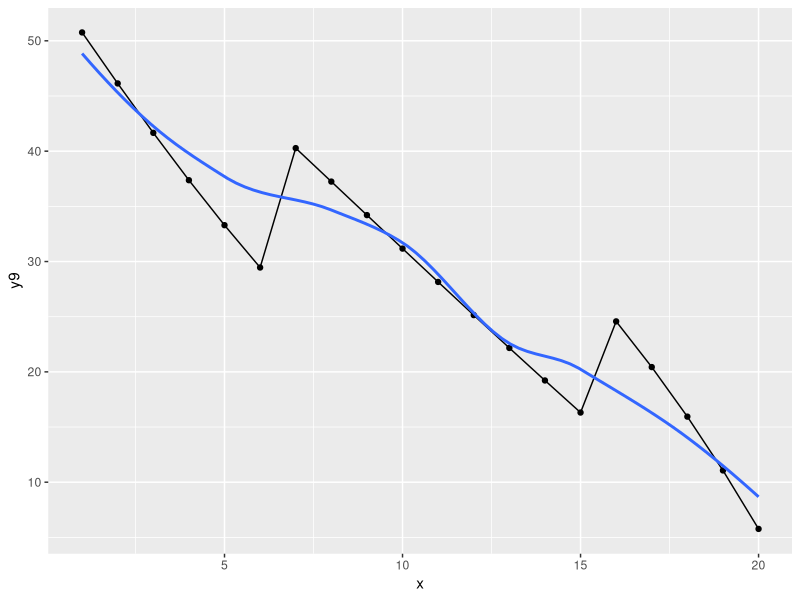
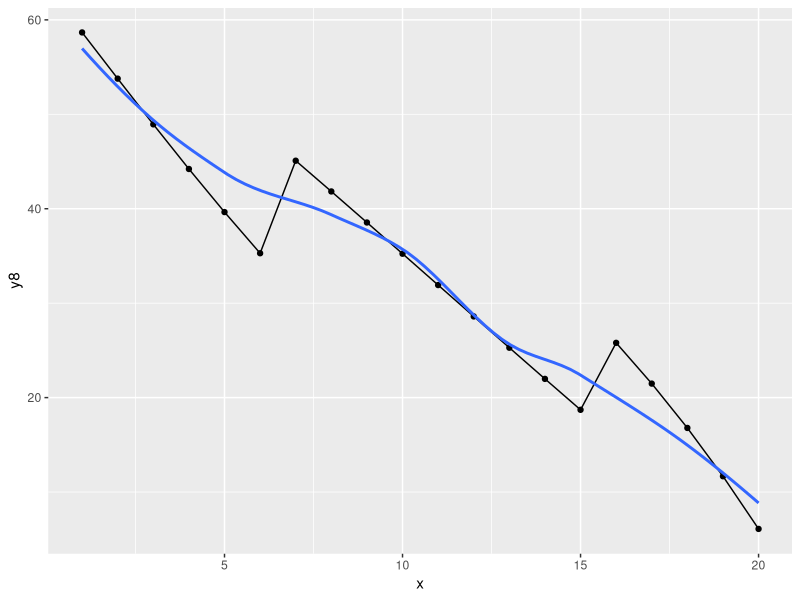
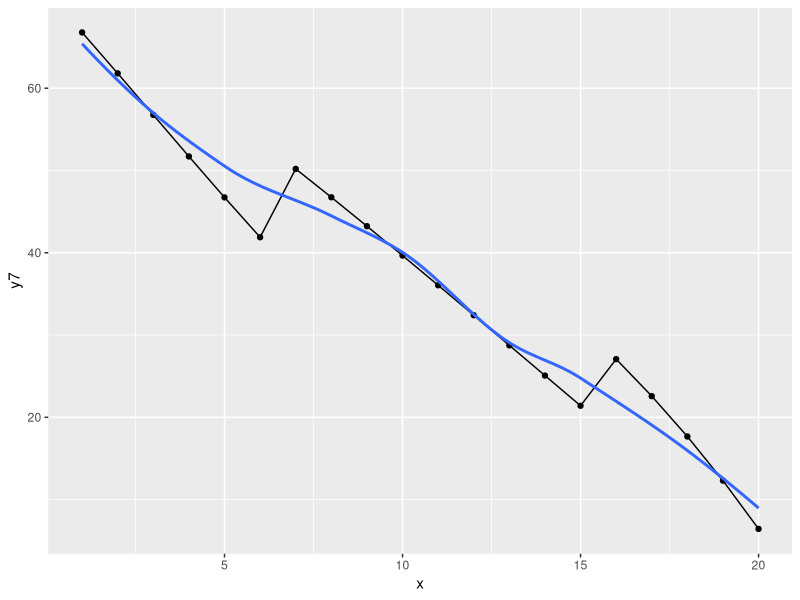
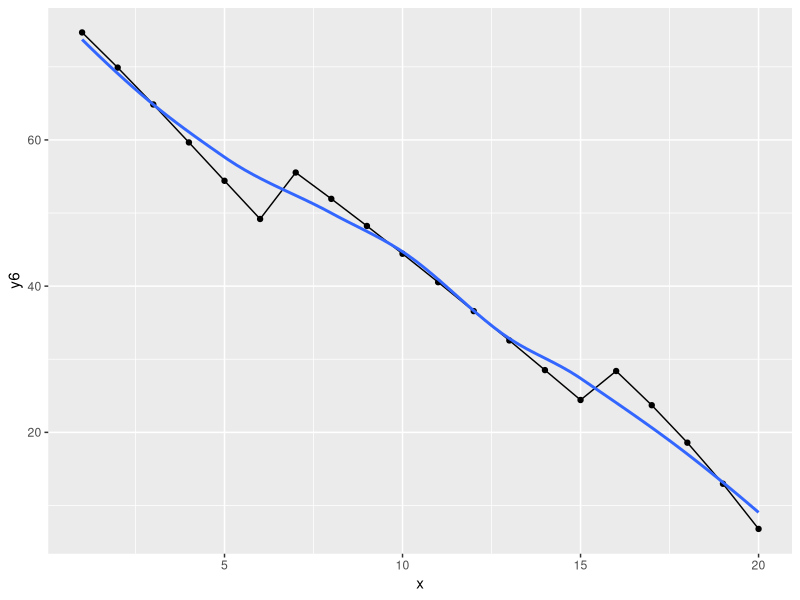
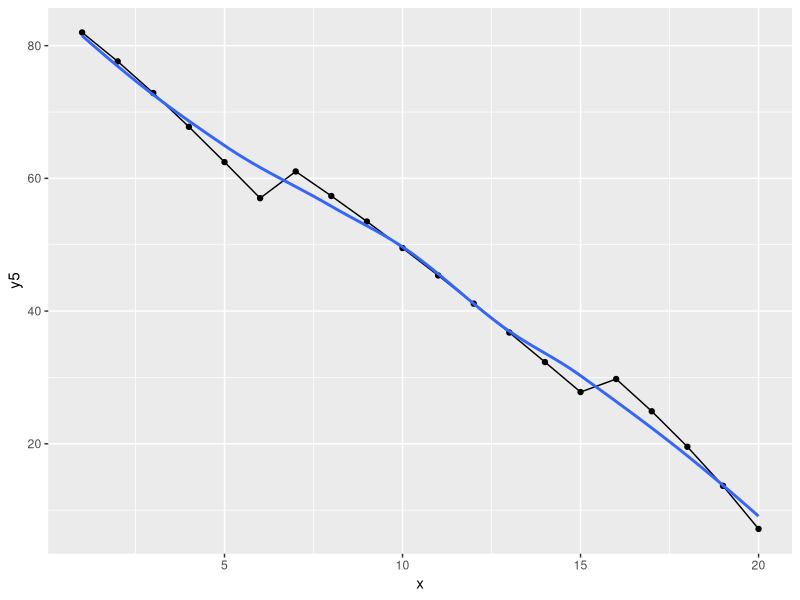
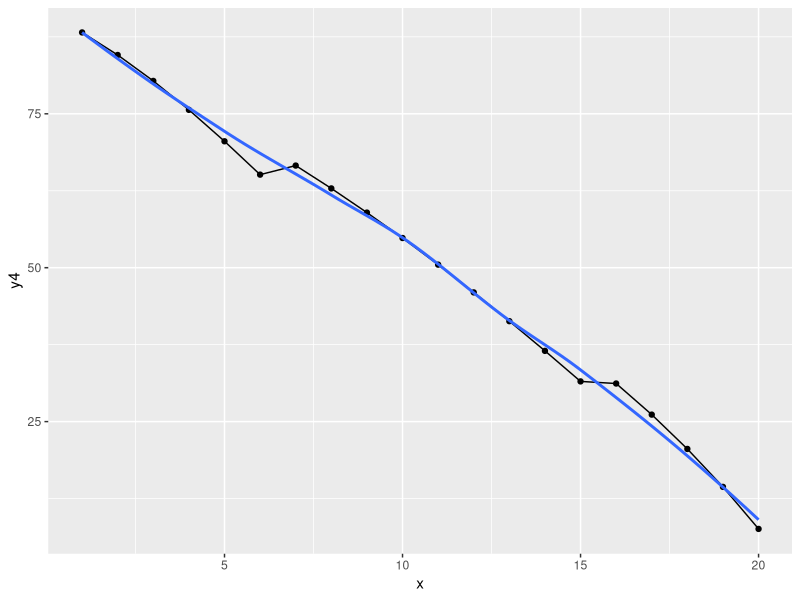
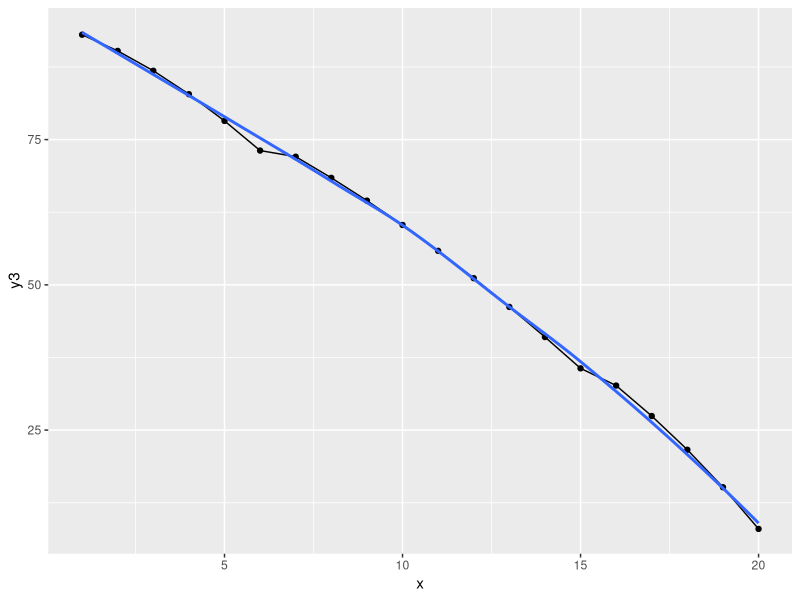
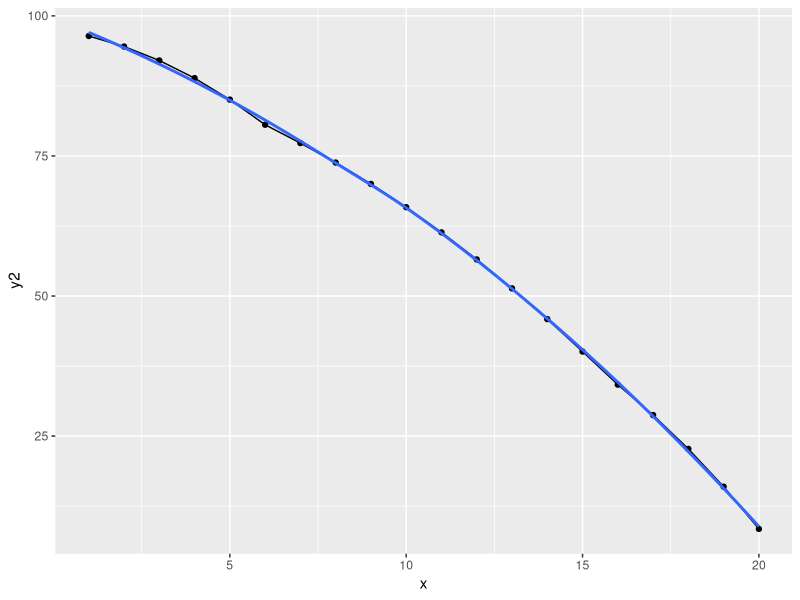

The R source for these figures, in order:
y9<-c(50.75997292,46.13835509,41.66120717,37.36900723,33.29321575,29.45670919,
     40.27610347,37.24340828,34.20609614,31.1721503,28.1493245,25.14509744,22.16663287,
     19.2207453,16.3138714,24.57559649,20.43422974,15.94381538,11.0687119,5.769018836)
x<-c(1:20)

library(ggplot2)

df<-data.frame(x=x, y=y9)

qplot(data=df,
      x=x,
      y=y9,
      geom=c("line", "point"))+
  geom_smooth(se=F)
stat_smooth(method = "loess")
after9wicket = predict(loess(y9~x), x)

y8<-c(58.67130802,53.77837544,48.93818377,44.21075004,39.64678238,35.28720248,
      45.08663313,41.83069092,38.54398886,35.23614956,31.91671598,28.59507833,
      25.28040703,21.98159202,18.70718887,25.79830909,21.48123804,16.7855878,11.6711982,
      6.092936388
)

df<-data.frame(x=x, y=y8)

qplot(data=df,
      x=x,
      y=y8,
      geom=c("line", "point"))+
  geom_smooth(se=F)
stat_smooth(method = "loess")
after8wicket = predict(loess(y8~x), x)

y7<-c(66.78154232,61.80675572,56.75555318,51.70619021,46.72982974,41.8884828,50.19576329,
      46.74532799,43.23022595,39.66144847,36.05017404,32.40766324,28.74515823,25.07378798,
      21.40448028,27.07030588,22.57392506,17.66696524,12.30415532,6.43441265)

df<-data.frame(x=x, y=y7)

qplot(data=df,
      x=x,
      y=y7,
      geom=c("line", "point"))+
  geom_smooth(se=F)
stat_smooth(method = "loess")
after7wicket = predict(loess(y7~x), x)


y6<-c(74.70396306,69.89468597,64.85017123,59.65947696,54.41057615,49.18616975,
      55.54252887,51.94088479,48.23242675,44.42886278,40.54250395,36.5861287,
      32.57284704,28.51596698,24.4288652,28.39228459,23.71338342,18.58925748,
      12.96885486,6.794325529)

df<-data.frame(x=x, y=y6)

qplot(data=df,
      x=x,
      y=y6,
      geom=c("line", "point"))+
  geom_smooth(se=F)
stat_smooth(method = "loess")
after6wicket = predict(loess(y6~x), x)

y5<-c(81.99172484,77.62563595,72.85661134,67.76920928,62.45719044,57.01733827,
      61.04280028,57.34887269,53.49796528,49.50132335,45.37137867,41.12159658,
      36.76631335,32.32056741,27.79992795,29.76479363,24.90062274,19.55375132,
      13.66658942,7.173588044)

df<-data.frame(x=x, y=y5)

qplot(data=df,
      x=x,
      y=y5,
      geom=c("line", "point"))+
  geom_smooth(se=F)
stat_smooth(method = "loess")
after5wicket = predict(loess(y5~x), x)

y4<-c(88.21292118,84.54771195,80.33691552,75.6385445,70.53278192,65.11536113,
      66.58926171,62.87738155,58.95159236,54.82083288,50.49596381,45.98963142,
      41.31610524,36.49109454,31.53154811,31.18821123,26.13655367,20.56170058,
      14.39866864,7.573148642)

df<-data.frame(x=x, y=y4)

qplot(data=df,
      x=x,
      y=y4,
      geom=c("line", "point"))+
  geom_smooth(se=F)
stat_smooth(method = "loess")
after4wicket = predict(loess(y4~x), x)

y3<-c(93.05240408,90.26151247,86.84700516,82.817715,78.21555561,73.11178549,
      72.05414867,68.41187127,64.49460494,60.30639203,55.85400609,51.1468943,
      46.1970717,41.01897126,35.62925485,32.66272344,27.42197059,21.61431493,
      15.16641452,7.993991345)

df<-data.frame(x=x, y=y3)

qplot(data=df,
      x=x,
      y=y3,
      geom=c("line", "point"))+
  geom_smooth(se=F)
stat_smooth(method = "loess")
after3wicket = predict(loess(y3~x), x)

y2<-c(96.40658761,94.5245314,92.03427169,88.88335408,85.05418056,80.56719907,
      77.29554515,73.8190095,70.0064362,65.85367858,61.36002781,56.52832942,
      51.36502768,45.88013817,40.08715076,34.18830104,28.75753292,22.71274757,
      15.97115601,8.437135725)

df<-data.frame(x=x, y=y2)

qplot(data=df,
      x=x,
      y=y2,
      geom=c("line", "point"))+
  geom_smooth(se=F)
stat_smooth(method = "loess")
after2wicket = predict(loess(y2~x), x)

y1<-c(98.42096322,97.32990044,95.73831913,93.54175364,90.65798964,87.03884981,
      82.16765897,78.95426673,75.3495295,71.3373676,66.90543881,62.04554868,
      56.75397567,51.03170184,44.88454308,35.76467561,30.14374526,23.85808165,
      16.81422287,8.903636656)

df<-data.frame(x=x, y=y1)

qplot(data=df,
      x=x,
      y=y1,
      geom=c("line", "point"))+
  geom_smooth(se=F)
stat_smooth(method = "loess")
after1wicket = predict(loess(y1~x), x)

y0<-c(100,98.90975111,98.04665469,96.7194614, 94.80114835,92.17891846,86.53473705,
      83.67348095,80.37809987,76.61691938,72.36145812,67.58724242,62.27455665,
      56.40910325,49.98255052,37.39131477,31.58093622,25.0513154,17.69693852,
      9.394583825)

df<-data.frame(x=x, y=y0)

qplot(data=df,
      x=x,
      y=y0,
      geom=c("line", "point"))+
  geom_smooth(se=F)
stat_smooth(method = "loess")
after0wicket = predict(loess(y0~x), x)

table<- cbind(after0wicket,after1wicket,after2wicket,after3wicket,after4wicket,after5wicket,
              after6wicket,after7wicket,after8wicket,after9wicket)
